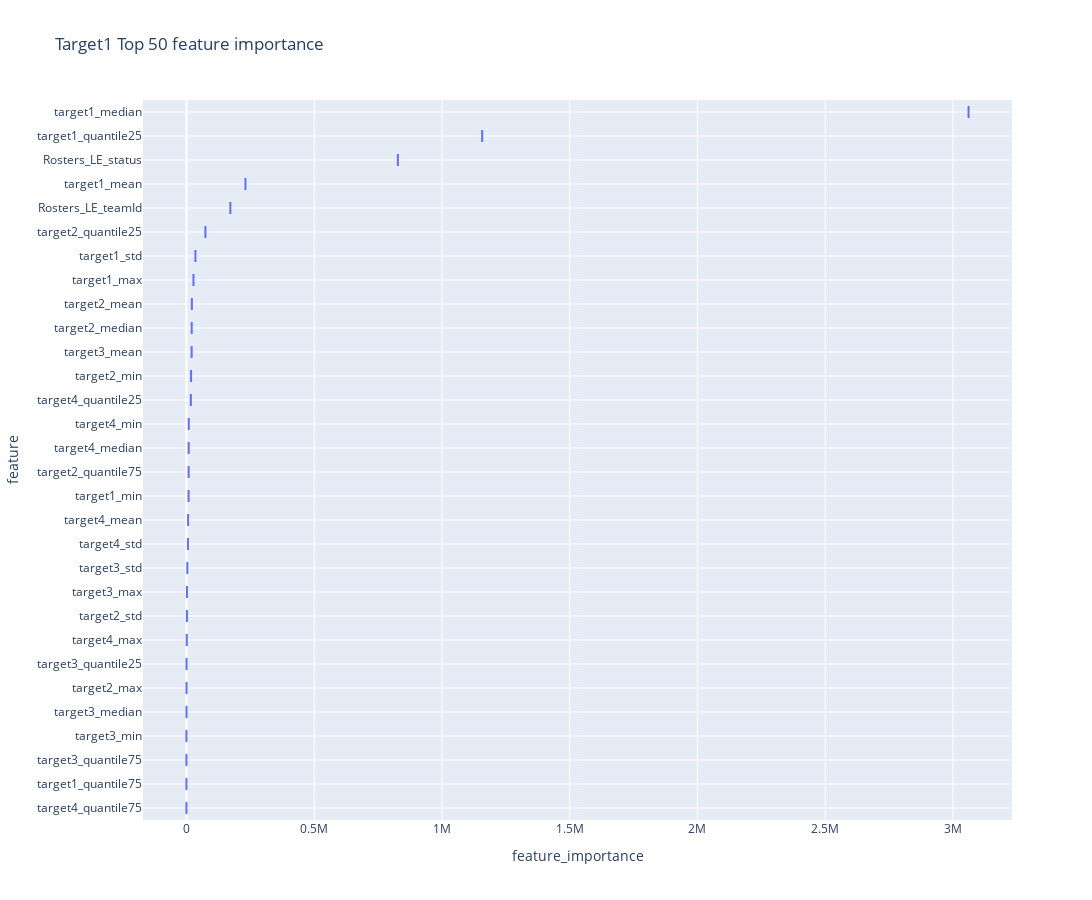
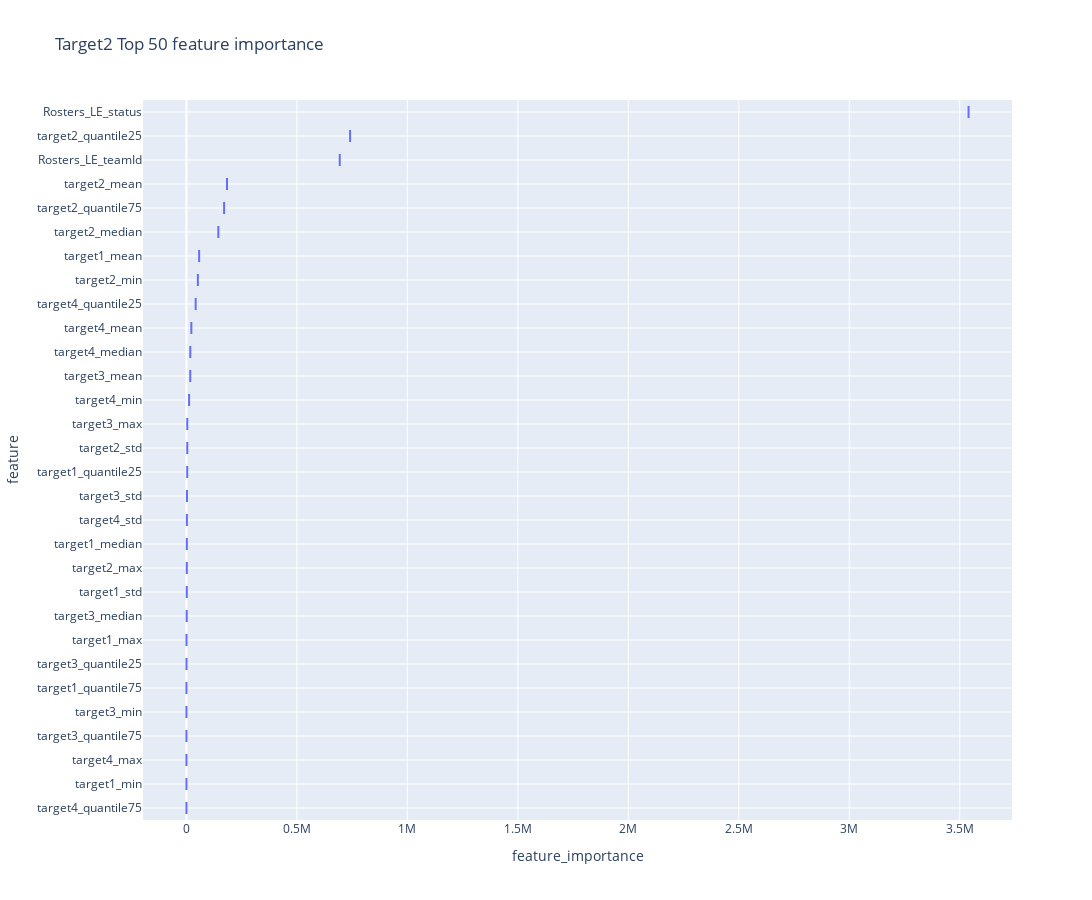
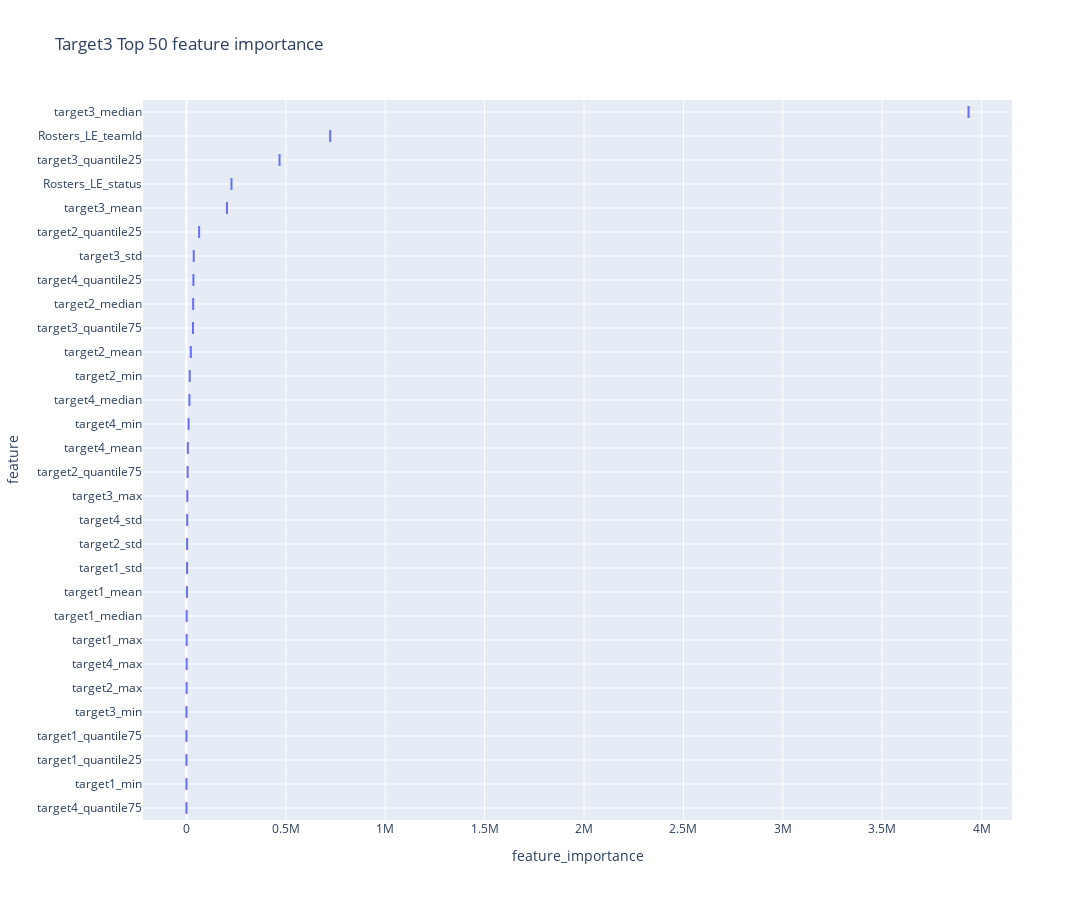
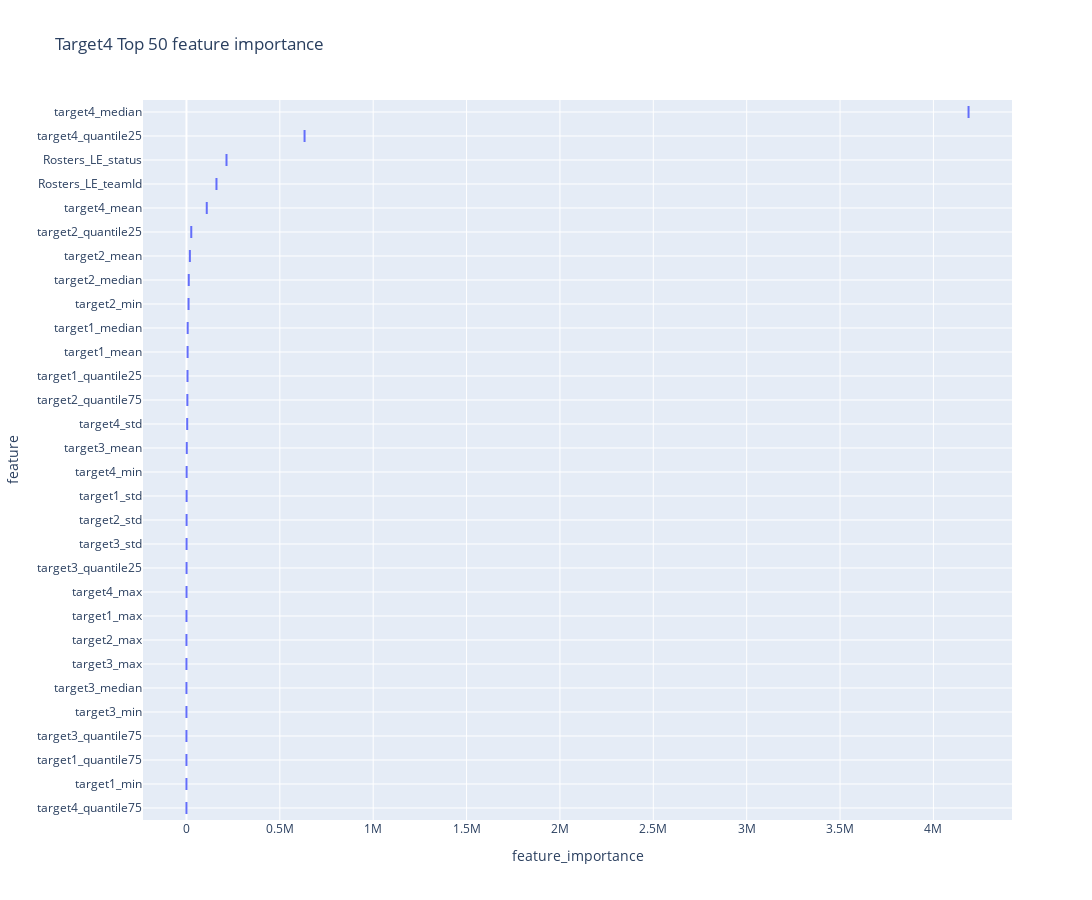

Write notebook code for charts like these, in order.
### Code cell
visualize_feature_importance(models, train_feat_df)

### Figure 1 — Plotly figure (JSON) as saved in the notebook; plotly's stock layout.template omitted (floating-point values rounded to 4 significant figures)
{"data": [{"alignmentgroup": "True", "hovertemplate": "feature_importance=%{x}<br>feature=%{y}<extra></extra>", "legendgroup": "", "marker": {"color": "#636efa"}, "name": "", "notched": false, "offsetgroup": "", "orientation": "h", "showlegend": false, "type": "box", "x": [230900.0, 35090.0, 27480.0, 8279.0, 3061000.0, 1157000.0, 0, 21160.0, 1868.0, 278.5, 17950.0, 20600.0, 74210.0, 8541.0, 20380.0, 3366.0, 1952.0, 0, 213.3, 509.0, 0, 6542.0, 5836.0, 1234.0, 9093.0, 8685.0, 17220.0, 0, 172000.0, 827400.0], "x0": " ", "xaxis": "x", "y": ["target1_mean", "target1_std", "target1_max", "target1_min", "target1_median", "target1_quantile25", "target1_quantile75", "target2_mean", "target2_std", "target2_max", "target2_min", "target2_median", "target2_quantile25", "target2_quantile75", "target3_mean", "target3_std", "target3_max", "target3_min", "target3_median", "target3_quantile25", "target3_quantile75", "target4_mean", "target4_std", "target4_max", "target4_min", "target4_median", "target4_quantile25", "target4_quantile75", "Rosters_LE_teamId", "Rosters_LE_status"], "y0": " ", "yaxis": "y"}], "layout": {"boxmode": "group", "height": 900, "legend": {"tracegroupgap": 0}, "title": {"text": "Target1 Top 50 feature importance"}, "width": 1250, "xaxis": {"anchor": "y", "domain": [0, 1], "title": {"text": "feature_importance"}}, "yaxis": {"anchor": "x", "categoryarray": ["target4_quantile75", "target1_quantile75", "target3_quantile75", "target3_min", "target3_median", "target2_max", "target3_quantile25", "target4_max", "target2_std", "target3_max", "target3_std", "target4_std", "target4_mean", "target1_min", "target2_quantile75", "target4_median", "target4_min", "target4_quantile25", "target2_min", "target3_mean", "target2_median", "target2_mean", "target1_max", "target1_std", "target2_quantile25", "Rosters_LE_teamId", "target1_mean", "Rosters_LE_status", "target1_quantile25", "target1_median"], "categoryorder": "array", "domain": [0, 1], "showgrid": true, "title": {"text": "feature"}}}}

### Figure 2 — Plotly figure (JSON) as saved in the notebook; plotly's stock layout.template omitted (floating-point values rounded to 4 significant figures)
{"data": [{"alignmentgroup": "True", "hovertemplate": "feature_importance=%{x}<br>feature=%{y}<extra></extra>", "legendgroup": "", "marker": {"color": "#636efa"}, "name": "", "notched": false, "offsetgroup": "", "orientation": "h", "showlegend": false, "type": "box", "x": [57530.0, 1477.0, 292.3, 0, 1726.0, 3488.0, 0, 183600.0, 3677.0, 1594.0, 51540.0, 144300.0, 740600.0, 170400.0, 17300.0, 2415.0, 3745.0, 0, 1136.0, 265.9, 0, 22120.0, 2000.0, 0, 11970.0, 17360.0, 41650.0, 0, 693800.0, 3540000.0], "x0": " ", "xaxis": "x", "y": ["target1_mean", "target1_std", "target1_max", "target1_min", "target1_median", "target1_quantile25", "target1_quantile75", "target2_mean", "target2_std", "target2_max", "target2_min", "target2_median", "target2_quantile25", "target2_quantile75", "target3_mean", "target3_std", "target3_max", "target3_min", "target3_median", "target3_quantile25", "target3_quantile75", "target4_mean", "target4_std", "target4_max", "target4_min", "target4_median", "target4_quantile25", "target4_quantile75", "Rosters_LE_teamId", "Rosters_LE_status"], "y0": " ", "yaxis": "y"}], "layout": {"boxmode": "group", "height": 900, "legend": {"tracegroupgap": 0}, "title": {"text": "Target2 Top 50 feature importance"}, "width": 1250, "xaxis": {"anchor": "y", "domain": [0, 1], "title": {"text": "feature_importance"}}, "yaxis": {"anchor": "x", "categoryarray": ["target4_quantile75", "target1_min", "target4_max", "target3_quantile75", "target3_min", "target1_quantile75", "target3_quantile25", "target1_max", "target3_median", "target1_std", "target2_max", "target1_median", "target4_std", "target3_std", "target1_quantile25", "target2_std", "target3_max", "target4_min", "target3_mean", "target4_median", "target4_mean", "target4_quantile25", "target2_min", "target1_mean", "target2_median", "target2_quantile75", "target2_mean", "Rosters_LE_teamId", "target2_quantile25", "Rosters_LE_status"], "categoryorder": "array", "domain": [0, 1], "showgrid": true, "title": {"text": "feature"}}}}

### Figure 3 — Plotly figure (JSON) as saved in the notebook; plotly's stock layout.template omitted (floating-point values rounded to 4 significant figures)
{"data": [{"alignmentgroup": "True", "hovertemplate": "feature_importance=%{x}<br>feature=%{y}<extra></extra>", "legendgroup": "", "marker": {"color": "#636efa"}, "name": "", "notched": false, "offsetgroup": "", "orientation": "h", "showlegend": false, "type": "box", "x": [2287.0, 2998.0, 1104.0, 0, 1177.0, 0, 0, 21990.0, 3153.0, 1011.0, 16350.0, 33830.0, 63830.0, 5769.0, 203700.0, 36540.0, 4401.0, 0, 3934000.0, 468500.0, 32940.0, 6837.0, 3891.0, 1097.0, 10700.0, 14990.0, 34940.0, 0, 723100.0, 226600.0], "x0": " ", "xaxis": "x", "y": ["target1_mean", "target1_std", "target1_max", "target1_min", "target1_median", "target1_quantile25", "target1_quantile75", "target2_mean", "target2_std", "target2_max", "target2_min", "target2_median", "target2_quantile25", "target2_quantile75", "target3_mean", "target3_std", "target3_max", "target3_min", "target3_median", "target3_quantile25", "target3_quantile75", "target4_mean", "target4_std", "target4_max", "target4_min", "target4_median", "target4_quantile25", "target4_quantile75", "Rosters_LE_teamId", "Rosters_LE_status"], "y0": " ", "yaxis": "y"}], "layout": {"boxmode": "group", "height": 900, "legend": {"tracegroupgap": 0}, "title": {"text": "Target3 Top 50 feature importance"}, "width": 1250, "xaxis": {"anchor": "y", "domain": [0, 1], "title": {"text": "feature_importance"}}, "yaxis": {"anchor": "x", "categoryarray": ["target4_quantile75", "target1_min", "target1_quantile25", "target1_quantile75", "target3_min", "target2_max", "target4_max", "target1_max", "target1_median", "target1_mean", "target1_std", "target2_std", "target4_std", "target3_max", "target2_quantile75", "target4_mean", "target4_min", "target4_median", "target2_min", "target2_mean", "target3_quantile75", "target2_median", "target4_quantile25", "target3_std", "target2_quantile25", "target3_mean", "Rosters_LE_status", "target3_quantile25", "Rosters_LE_teamId", "target3_median"], "categoryorder": "array", "domain": [0, 1], "showgrid": true, "title": {"text": "feature"}}}}

### Figure 4 — Plotly figure (JSON) as saved in the notebook; plotly's stock layout.template omitted (floating-point values rounded to 4 significant figures)
{"data": [{"alignmentgroup": "True", "hovertemplate": "feature_importance=%{x}<br>feature=%{y}<extra></extra>", "legendgroup": "", "marker": {"color": "#636efa"}, "name": "", "notched": false, "offsetgroup": "", "orientation": "h", "showlegend": false, "type": "box", "x": [6171.0, 898.5, 197.2, 0, 6581.0, 5635.0, 0, 18290.0, 756.4, 0, 11170.0, 12340.0, 25820.0, 4898.0, 1740.0, 696.3, 0, 0, 0, 591.9, 0, 108800.0, 3998.0, 412.4, 1021.0, 4188000.0, 632500.0, 0, 160700.0, 214500.0], "x0": " ", "xaxis": "x", "y": ["target1_mean", "target1_std", "target1_max", "target1_min", "target1_median", "target1_quantile25", "target1_quantile75", "target2_mean", "target2_std", "target2_max", "target2_min", "target2_median", "target2_quantile25", "target2_quantile75", "target3_mean", "target3_std", "target3_max", "target3_min", "target3_median", "target3_quantile25", "target3_quantile75", "target4_mean", "target4_std", "target4_max", "target4_min", "target4_median", "target4_quantile25", "target4_quantile75", "Rosters_LE_teamId", "Rosters_LE_status"], "y0": " ", "yaxis": "y"}], "layout": {"boxmode": "group", "height": 900, "legend": {"tracegroupgap": 0}, "title": {"text": "Target4 Top 50 feature importance"}, "width": 1250, "xaxis": {"anchor": "y", "domain": [0, 1], "title": {"text": "feature_importance"}}, "yaxis": {"anchor": "x", "categoryarray": ["target4_quantile75", "target1_min", "target1_quantile75", "target3_quantile75", "target3_min", "target3_median", "target3_max", "target2_max", "target1_max", "target4_max", "target3_quantile25", "target3_std", "target2_std", "target1_std", "target4_min", "target3_mean", "target4_std", "target2_quantile75", "target1_quantile25", "target1_mean", "target1_median", "target2_min", "target2_median", "target2_mean", "target2_quantile25", "target4_mean", "Rosters_LE_teamId", "Rosters_LE_status", "target4_quantile25", "target4_median"], "categoryorder": "array", "domain": [0, 1], "showgrid": true, "title": {"text": "feature"}}}}
